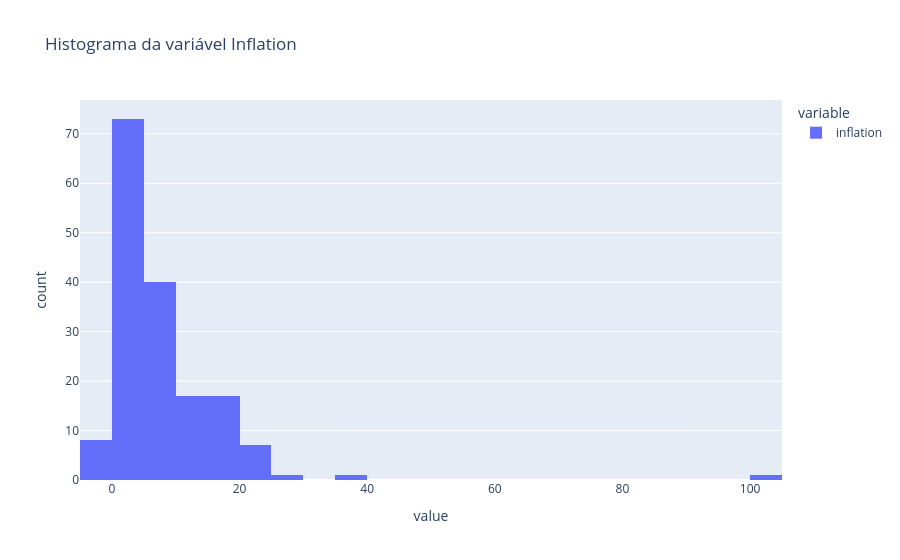

Notebook code for this chart:
### Code cell
# Distribuição da variável inflation
px.histogram(df_countries['inflation'], title='Histograma da variável Inflation')

### Figure 1 — Plotly figure (JSON) as saved in the notebook; plotly's stock layout.template omitted (floating-point values rounded to 4 significant figures; data arrays with more than 128 entries replaced by an {"elided": "..."} marker saying what was removed)
{"data": [{"bingroup": "x", "hovertemplate": "variable=inflation<br>value=%{x}<br>count=%{y}<extra></extra>", "legendgroup": "inflation", "marker": {"color": "#636efa", "pattern": {"shape": ""}}, "name": "inflation", "orientation": "v", "showlegend": true, "type": "histogram", "x": {"elided": "165 float values"}, "xaxis": "x", "yaxis": "y"}], "layout": {"barmode": "relative", "legend": {"title": {"text": "variable"}, "tracegroupgap": 0}, "title": {"text": "Histograma da variável Inflation"}, "xaxis": {"anchor": "y", "domain": [0, 1], "title": {"text": "value"}}, "yaxis": {"anchor": "x", "domain": [0, 1], "title": {"text": "count"}}}}
